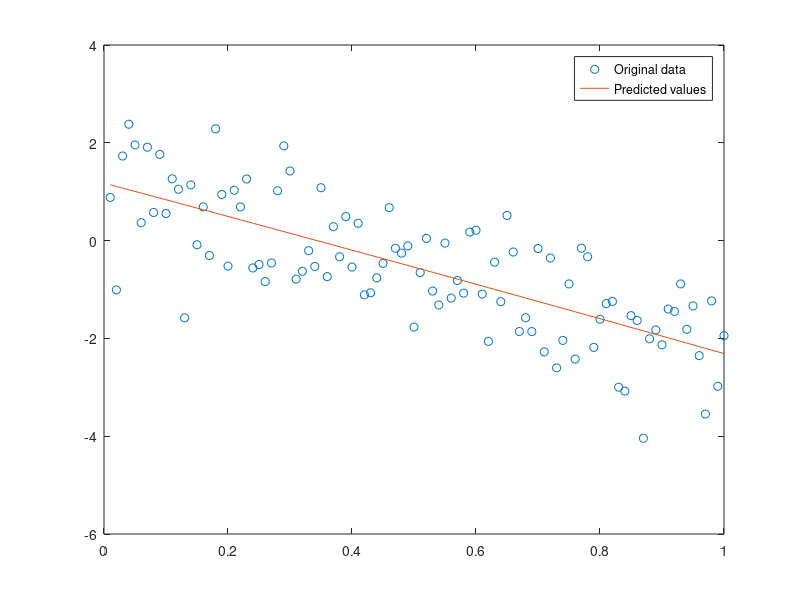
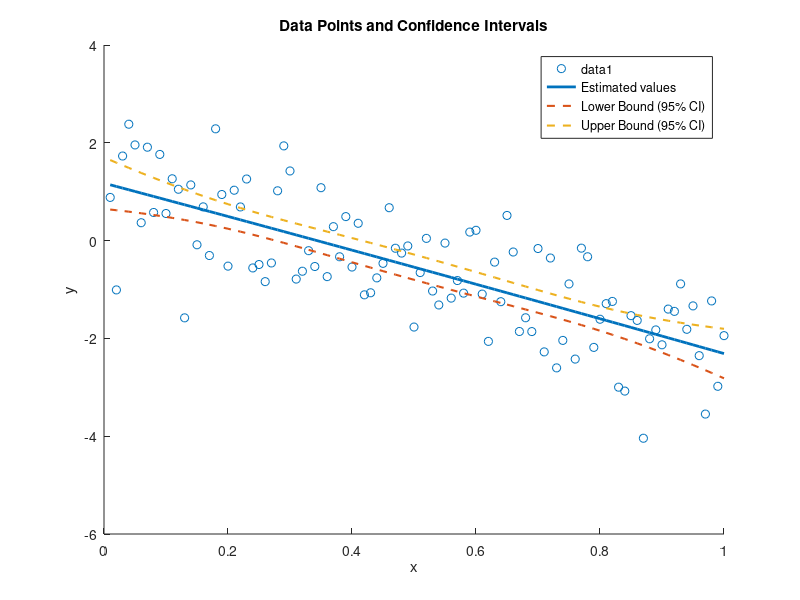

These figures' MATLAB source, in order:
% Load the new data
load('dataMIDFLR1_2.mat');

% Perform least squares regression
X = [ones(size(x)), x, x.^2];
b_hat = X \ y;
y_hat = X * b_hat;

plot(x, y, 'o', x, y_hat, '-')
legend('Original data', 'Predicted values');

% Calculate the covariance matrix of the estimator beta_LS
N = length(y);
n = size(X, 2);
s2_LS = (1 / (N - n)) * sum((y - y_hat).^2);
PhiTPhi_inv = inv(X' * X);
cov_beta_LS = s2_LS * PhiTPhi_inv;

% Confidence intervals and hypothesis testing
alpha = 0.05;
c_q = 1.96;
CI_beta = [b_hat - c_q * sqrt(diag(cov_beta_LS)), b_hat + c_q * sqrt(diag(cov_beta_LS))];
reject_H0 = abs(b_hat) > c_q * sqrt(diag(cov_beta_LS));

% Display results
disp('95% Confidence Intervals for each component of beta:');
disp(CI_beta);

disp('Hypothesis Testing (H0: beta_j = 0 at 5% level):');
disp('Reject H0?');
disp(reject_H0);
%% 
% Assuming you have yt, Phi, and cov_beta_LS from the previous code

% Initialize arrays to store upper and lower bounds of confidence intervals
lower_bound = zeros(size(y));
upper_bound = zeros(size(y));

% Calculate confidence intervals for each data point
for i = 1:length(y)
    Var_yt = X(i, :) * cov_beta_LS * X(i, :)';
    confidence_interval = c_q * sqrt(Var_yt);
    
    lower_bound(i) = y_hat(i) - confidence_interval;
    upper_bound(i) = y_hat(i) + confidence_interval;
end

% Plot the data points and confidence intervals
figure;
scatter(x, y, 'o');
hold on;
plot(x, y_hat, '-', 'LineWidth', 2, 'DisplayName', 'Estimated values');
plot(x, lower_bound, '--', 'LineWidth', 1.5, 'DisplayName', 'Lower Bound (95% CI)');
plot(x, upper_bound, '--', 'LineWidth', 1.5, 'DisplayName', 'Upper Bound (95% CI)');
legend();
xlabel('x');
ylabel('y');
title('Data Points and Confidence Intervals');
hold off;


